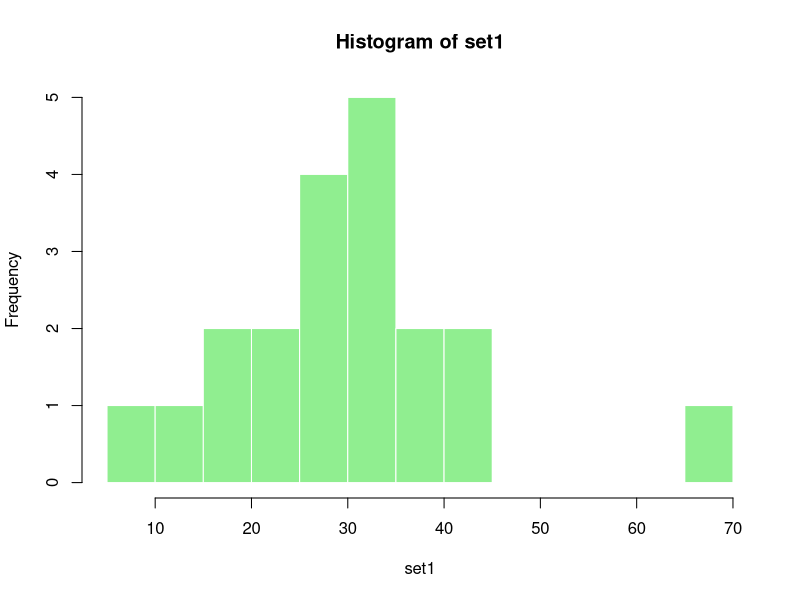

Recreate this plot in R.
set1=c(25,41,27,32,43,66,35,31,15,5,34,26,32,38,16,30,38,30,20,21)

sum(set1)
sum(set1)/length(set1)
summary(set1)
hist(set1, breaks=20, col="lightgreen", border="white")